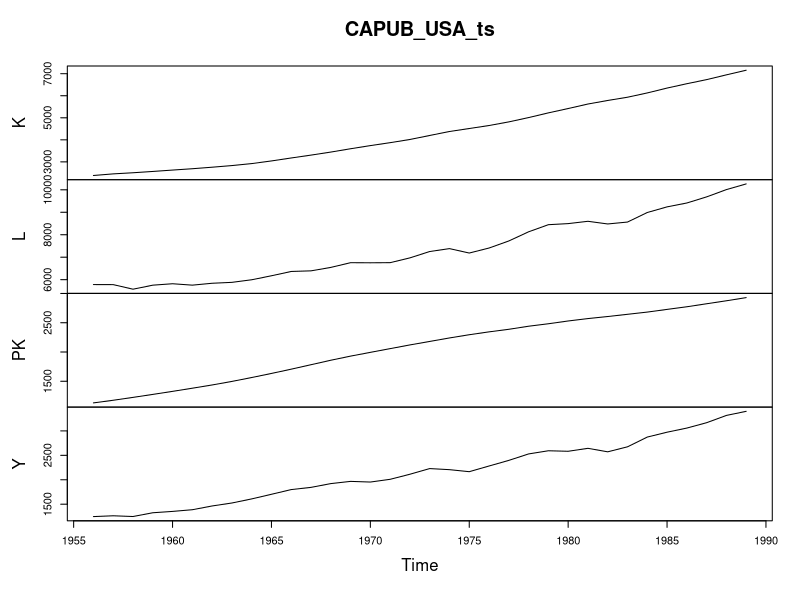

Write R code to recreate this figure.
## ---- chunk 1
knitr::opts_chunk$set(echo = TRUE)
## ---- chunk 2
library(readr)
library(car)
CAPUB_USA <- read_csv("CAPUB_USA.csv")
View(CAPUB_USA)
CAPUB_USA_ts <- ts(CAPUB_USA, start=c(1956), end = c(1989), frequency = 1)
plot(CAPUB_USA_ts)
#
Y <- CAPUB_USA_ts[,"Y"]
L <- CAPUB_USA_ts[,"L"]
K <- CAPUB_USA_ts[,"K"]
PK <- CAPUB_USA_ts[,"PK"]
trend <- seq(1:length(Y))
#
lm_cd <- lm(log(Y) ~ trend + log(L) + log(K) + log(PK))
summary(lm_cd)
# Matriz de correlaciones de las variables explicativas
# with(CAPUB_USA_ts, cor(cbind(L, K, PK, trend)))
var_exp <- data.frame(trend , log(L) , log(K) , log(PK))
cor(var_exp)
# 
vif(lm_cd)
vif(lm_cd) > 10 # problema de colinealidad
sqrt(vif(lm_cd)) > 2 # cota alternativa
#
